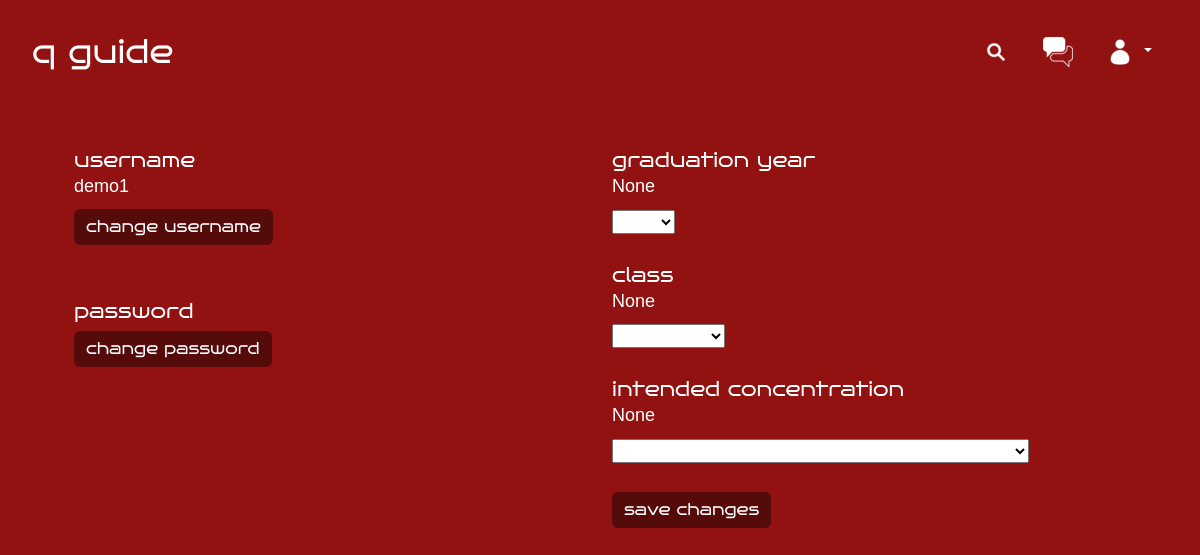
The page /profile (signed in) on the database as committed earlier.
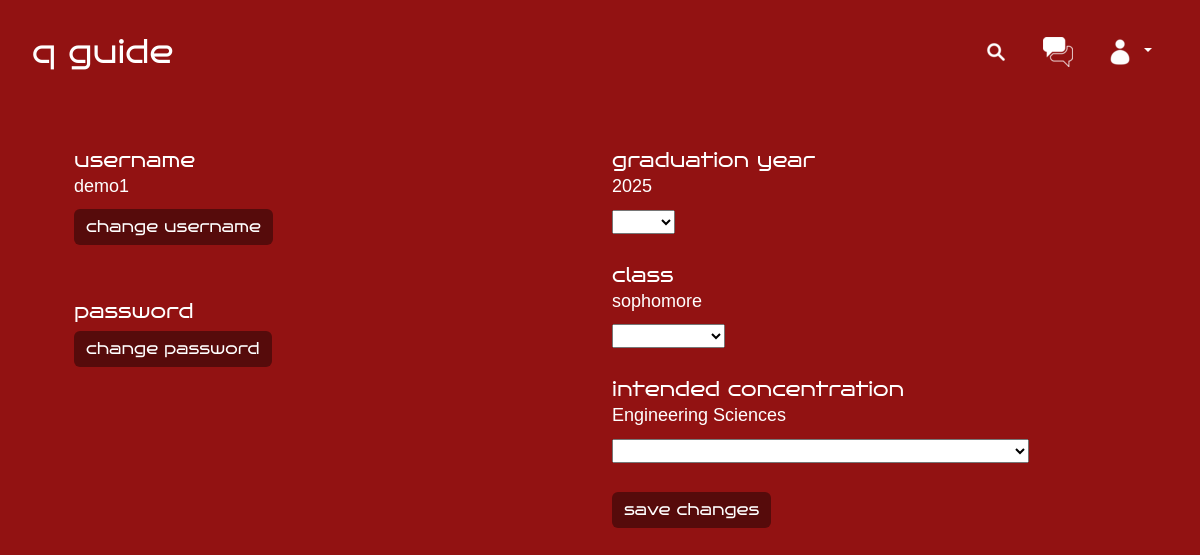
The same page on the database as committed later.
### tables this page shows
CREATE TABLE users (
    id INTEGER PRIMARY KEY AUTOINCREMENT NOT NULL,
    username TEXT NOT NULL,
    hash TEXT NOT NULL,
    class TEXT,
    grad_year INTEGER
, concentration TEXT);

### app.py (the view)
@app.route("/profile", methods=['GET','POST'])
@login_required
def profile():
    db.execute("SELECT username FROM users WHERE id = (?)", (session["user_id"],))
    username = db.fetchall()
    db.execute("SELECT username FROM users")
    usernames = db.fetchall()
    db.execute("SELECT grad_year FROM users WHERE id = (?)", (session["user_id"],))
    grad_year = db.fetchall()
    db.execute("SELECT class FROM users WHERE id = (?)", (session["user_id"],))
    curr_class = db.fetchall()
    db.execute("SELECT concentration FROM users WHERE id = (?)", (session["user_id"],))
    concentration = db.fetchall()
    if request.method == "POST":
        if request.form.get("action") == "change_user":
            if not request.form.get("username"):
                return render_template("profile.html", error="must enter new username", username=username[0][0], grad_year=grad_year[0][0], curr_class=curr_class[0][0], concentration=concentration[0][0])
            elif not request.form.get("password"):
                return render_template("profile.html", error="must enter password", username=username[0][0], grad_year=grad_year[0][0], curr_class=curr_class[0][0], concentration=concentration[0][0])
            elif request.form.get("username") in usernames:
                return render_template("profile.html", error="username is already taken", username=username[0][0], grad_year=grad_year[0][0], curr_class=curr_class[0][0], concentration=concentration[0][0])
            db.execute("SELECT hash FROM users WHERE id = (?)", (session["user_id"],))
            password = db.fetchall()
            if not check_password_hash(password[0][0], request.form.get("password")):
                return render_template("profile.html", error="invalid password", username=username[0][0], grad_year=grad_year[0][0], curr_class=curr_class[0][0], concentration=concentration[0][0])
            db.execute("UPDATE users SET username = (?) WHERE id = (?)", (request.form.get("username"), session["user_id"]))
            connection.commit()
            db.execute("SELECT username FROM users WHERE id = (?)", (session["user_id"],))
            username = db.fetchall()
            return render_template("profile.html", username=username, grad_year=grad_year[0][0], curr_class=curr_class[0][0], concentration=concentration[0][0])
        elif request.form.get("action") == "change_pass":
            if not request.form.get("current_password"):
                return render_template("profile.html", error="must enter current password", username=username[0][0], grad_year=grad_year[0][0], curr_class=curr_class[0][0], concentration=concentration[0][0])
            elif not request.form.get("new_password") or not request.form.get("new_password2"):
                return render_template("profile.html", error="must enter new password", username=username[0][0], grad_year=grad_year[0][0], curr_class=curr_class[0][0], concentration=concentration[0][0])
            elif request.form.get("new_password") != request.form.get("new_password2"):
                return render_template("profile.html", error="passwords do not match", username=username[0][0], grad_year=grad_year[0][0], curr_class=curr_class[0][0], concentration=concentration[0][0])
            db.execute("UPDATE users SET hash = (?) WHERE id = (?)", (generate_password_hash(request.form.get("new_password"), method='pbkdf2:sha256', salt_length=8),), (session["user_id"],))
            connection.commit()
            return render_template("profile.html", username=username, grad_year=grad_year[0][0], curr_class=curr_class[0][0], concentration=concentration[0][0])
        elif request.form.get("action") == "school_info":
            db.execute("SELECT grad_year FROM users WHERE id = (?)", (session["user_id"],))
            grad_year = db.fetchall()
            db.execute("SELECT class FROM users WHERE id = (?)", (session["user_id"],))
            curr_class = db.fetchall()
            db.execute("SELECT concentration FROM users WHERE id = (?)", (session["user_id"],))
            concentration = db.fetchall()
            if request.form.get("years") != grad_year[0][0] and request.form.get("years") != "":
                db.execute("UPDATE users SET grad_year = (?) WHERE id = (?)", (request.form.get("years"), session["user_id"]))
                connection.commit()
            if request.form.get("classes") != curr_class[0][0] and request.form.get("classes") != "":
                db.execute("UPDATE users SET class = (?) WHERE id = (?)", (request.form.get("classes"), session["user_id"]))
                connection.commit()
            if request.form.get("concentrations") != concentration[0][0] and request.form.get("concentrations") != "":
                db.execute("UPDATE users SET concentration = (?) WHERE id = (?)", (request.form.get("concentrations"), session["user_id"]))
                connection.commit()
        return render_template("profile.html", username=username[0][0], grad_year=grad_year[0][0], curr_class=curr_class[0][0], concentration=concentration[0][0])
    else:
        return render_template("profile.html", username=username[0][0], grad_year=grad_year[0][0], curr_class=curr_class[0][0], concentration=concentration[0][0])

### app.py (called while the page is built)
@app.after_request
def after_request(response):
    response.headers["Cache-Control"] = "no-cache, no-store, must-revalidate"
    response.headers["Expires"] = 0
    response.headers["Pragma"] = "no-cache"
    return response

### helpers.py (called while the page is built)
def login_required(f):
    @wraps(f)
    def decorated_function(*args, **kwargs):
        if session.get("user_id") is None:
            return redirect("/login")
        return f(*args, **kwargs)
    return decorated_function

### templates/profile.html (shortened to what this page needs)
{% extends "layout.html" %}
{% block main %}
<form action="/profile" method="post">
    <div class="container text-start">
        <div class="row">
            <div class="col">
                <h5>username</h5>
                <p>{{ username }}</p>
                <button type="button" class="btn btn-primary" data-bs-toggle="modal" data-bs-target="#exampleModal">
                    change username
                </button>
                <br>
                <br>
                <br>
                <h5>password</h5>
                <button type="button" class="btn btn-primary" data-bs-toggle="modal" data-bs-target="#exampleModal2">
                    change password
                </button>
                <br>
                <br>
            </div>
            <div class="col">
                <h5>graduation year</h5>
                <p>{{ grad_year }}</p>
                <select id="years" name="years">
                    <option value=""></option>
                    <option value="2023">2023</option>
                </select>
                <br>
                <br>
                <h5>class</h5>
                <p>{{ curr_class }}</p>
                <select id="classes" name="classes">
                    <option value=""></option>
                    <option value="freshman">freshman</option>
                </select>
                <br>
                <br>
                <h5>intended concentration</h5>
                <p>{{ concentration }}</p>
                <select id="concentrations" name="concentrations">
                    <option></option>
                    <option>African and African American Studies</option>
                </select>
                <br>
                <br>
                <button type="submit" class="btn btn-primary" name="action" value="school_info">save changes</button>
            </div>
        </div>
    </div>
</form>
{% endblock %}

### templates/layout.html (shortened to what this page needs)
<!DOCTYPE html>
<html lang="en">
    <head>
        <link href="static/styles.css" rel="stylesheet">
        <link href="https://cdn.jsdelivr.net/npm/bootstrap@5.2.3/dist/css/bootstrap.min.css" rel="stylesheet">
    </head>
    <body>
        {% if session["user_id"] %}
            <nav class="navbar navbar-custom navbar-expand fixed-top navbar-dark">
                <div class="container-fluid">
                    <a class="navbar-text" href="/">q guide</a>
                    <ul class="nav nav-fill justify-content-end">
                            <li class="nav-item">
                                <a class="nav-link" href="/search">
                                    <img src="static/images/search.png">
                                </a>
                            </li>
                            <li class="nav-item">
                                <a class="nav-link" href="/forum">
                                    <img src="static/images/forum.png">
                                </a>
                            </li>
                            <li class="nav-item dropdown">
                                <a class="nav-link dropdown-toggle" href="#" role="button" data-bs-toggle="dropdown" aria-expanded="false">
                                    <img src="static/images/profile.png">
                                </a>
                            </li>
                      </ul>
                </div>
            </nav>
        {% endif %}
        <main class="container-fluid py-5 text-center">
            {% block main %}{% endblock %}
        </main>
    </body>
</html>

### static/styles.css (style rules this page uses)
nav .navbar-text, button { font-size: xx-large; text-decoration: none; color: white !important; font-family: 'bruno_aceregular', Lucida Console, Bahnschrift, Candara, sans-serif !important; border:none !important; }
h5, h1, thead { color: white; font-family: 'bruno_aceregular', Lucida Console, Bahnschrift, Candara, sans-serif !important; }
p, h6 { font-family: 'Fira Sans Condensed', Calibri, sans-serif; color: white; line-height: 0.7; }
a, form, h3 { font-size: large; font-family: 'Fira Sans Condensed', Calibri, sans-serif; color: white !important; text-decoration: none !important; }
body { background-color: #921212 !important; padding: 100px 50px; }
button, .card-header, thead { background-color: #560B0B !important; }
.navbar { padding: 20px !important; }
.nav > li > a { color: white !important; }
.navbar-custom { background-color: #921212 !important; }

Rows that differ between the two databases and show on the page:
changed users "demo1": grad_year (not shown) → "2025"; class (not shown) → "sophomore"; concentration (not shown) → "Engineering Sciences"
Other text that changed with them:
{{ grad_year }}: "None" → (not shown)
{{ curr_class }}: "None" → (not shown)
{{ concentration }}: "None" → (not shown)
